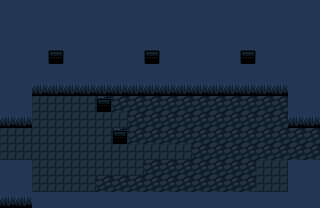

This game map was drawn from its Tiled (.tmx) file and the tilesets committed beside it. A one-line description and the trimmed map source follow:
An orthogonal 20x13 tile map with 16x16 px tiles, 2 tile layers (Tilemap, Detailmap) and 15 objects (8x solid, 5x walker, teleport, player).

<map version="1.0" orientation="orthogonal" renderorder="right-down" width="20" height="13" tilewidth="16" tileheight="16" nextobjectid="13">
 <tileset firstgid="1" name="tileset" tilewidth="16" tileheight="16" tilecount="256">
  <image source="../tilesets/tileset.png" trans="ff00ff" width="256" height="256" />
 </tileset>
 <layer name="Tilemap" width="20" height="13">
  <properties>
   <property name="tileset" value="tileset" />
  </properties>
  <data>[260 cells, 260 non-empty, 5 distinct tile ids]</data>
 </layer>
 <layer name="Detailmap" width="20" height="13">
  <properties>
   <property name="tileset" value="tileset" />
  </properties>
  <data>[260 cells, 9 non-empty, 2 distinct tile ids]</data>
 </layer>
 <objectgroup name="Entities">
  <object id="1" type="solid" x="32" y="80" width="288" height="16" />
  <object id="2" type="solid" x="0" y="80" width="32" height="48" />
  <object id="3" type="solid" x="0" y="160" width="32" height="48" />
  <object id="4" type="solid" x="0" y="192" width="320" height="24" />
  <object id="5" type="solid" x="96" y="96" width="16" height="16" />
  <object id="6" type="solid" x="112" y="128" width="16" height="16" />
  <object id="8" type="solid" x="288" y="96" width="32" height="32" />
  <object id="9" type="solid" x="288" y="160" width="32" height="32" />
  <object id="10" name="Pferv" type="teleport" x="312" y="128" width="8" height="32">
   <properties>
    <property name="target" value="test1" />
   </properties>
  </object>
  <object id="13" type="player" x="16" y="144">
   <ellipse />
  </object>
  <object id="14" type="walker" x="80" y="112" width="16" height="16">
   <ellipse />
  </object>
  <object id="15" type="walker" x="192" y="112">
   <ellipse />
  </object>
  <object id="16" type="walker" x="224" y="144">
   <ellipse />
  </object>
  <object id="11" type="walker" x="304" y="112">
   <ellipse />
  </object>
  <object id="12" type="walker" x="304" y="176">
   <ellipse />
  </object>
 </objectgroup>
</map>
